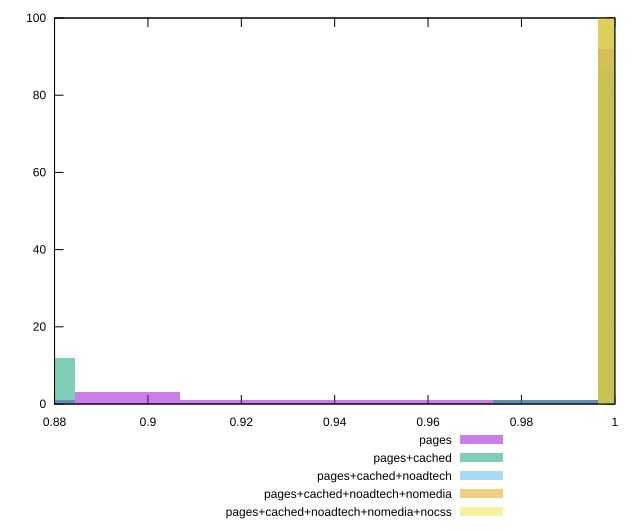

Write the gnuplot code that produced this figure.
reset

$pages <<EOF
0.8732155262485713 1
1.0075563764406592 92
0.8956056679472526 3
0.917995809645934 1
0.9403859513446153 1
0.985166234741978 1
0.9627760930432966 1
EOF

$pagesCached <<EOF
1.0075563764406592 87
0.8732155262485713 12
0.985166234741978 1
EOF

$pagesCachedNoadtech <<EOF
1.0075563764406592 100
EOF

$pagesCachedNoadtechNomedia <<EOF
1.0075563764406592 100
EOF

$pagesCachedNoadtechNomediaNocss <<EOF
1.0075563764406592 100
EOF

set key outside below
set boxwidth 0.022390141698681316
set xrange [0.88:1]
set yrange [0:100]
set trange [0:100]
set style fill transparent solid 0.5 noborder
set terminal svg size 640, 530 enhanced background rgb 'white'
set output "report_00016_2021-02-10T13-31-48.338Z/unminified-css/comparison/histogram/all_score.svg"

plot $pages title "pages" with boxes, \
     $pagesCached title "pages+cached" with boxes, \
     $pagesCachedNoadtech title "pages+cached+noadtech" with boxes, \
     $pagesCachedNoadtechNomedia title "pages+cached+noadtech+nomedia" with boxes, \
     $pagesCachedNoadtechNomediaNocss title "pages+cached+noadtech+nomedia+nocss" with boxes

reset
